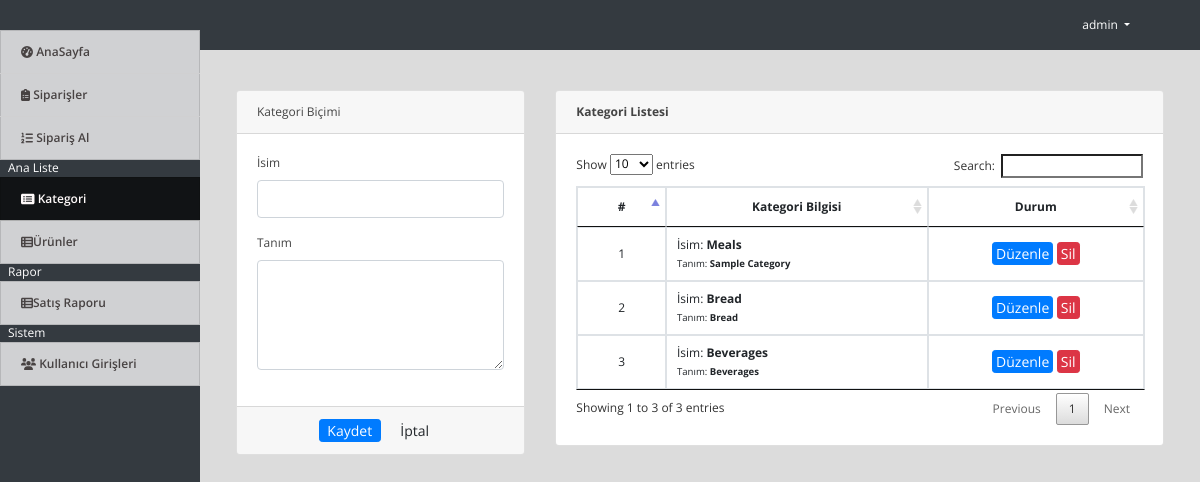
The page /index.php?page=categories (signed in) on the database its author committed.
### tables this page shows
CREATE TABLE `categories` (
  `id` int(30) NOT NULL,
  `name` varchar(200) NOT NULL,
  `description` text NOT NULL
);

### categories.php (the view, shortened to what this page needs)
<?php include('db_connect.php');?>
<div class="container-fluid">
	<div class="col-lg-12">
		<div class="row">
			<div class="col-md-4">
			<form action="" id="manage-category">
				<div class="card">
					<div class="card-header">
						    Kategori Biçimi
				  	</div>
					<div class="card-body">
							<div class="form-group">
								<label class="control-label">İsim</label>
								<input type="text" class="form-control" name="name">
							</div>
							<div class="form-group">
								<label class="control-label">Tanım</label>
								<textarea name="description" id="description" cols="30" rows="4" class="form-control"></textarea>
							</div>
					</div>
					<div class="card-footer">
						<div class="row">
							<div class="col-md-12">
								<button class="btn btn-sm btn-primary col-sm-3 offset-md-3">Kaydet</button>
								<button class="btn btn-sm btn-default col-sm-3" type="button" onclick="$('#manage-category').get(0).reset()"> İptal</button>
							</div>
						</div>
					</div>
				</div>
			</form>
			</div>
			<div class="col-md-8">
				<div class="card">
					<div class="card-header">
						<b>Kategori Listesi</b>
					</div>
					<div class="card-body">
						<table class="table table-bordered table-hover">
							<thead>
								<tr>
									<th class="text-center">#</th>
									<th class="text-center">Kategori Bilgisi</th>
									<th class="text-center">Durum</th>
								</tr>
							</thead>
							<tbody>
								<?php
								$i = 1;
								$category = $conn->query("SELECT * FROM categories order by id asc");
								while($row=$category->fetch_assoc()):
								?>
								<tr>
									<td class="text-center"><?php echo $i++ ?></td>
									<td class="">
										<p>İsim: <b><?php echo $row['name'] ?></b></p>
										<p><small>Tanım: <b><?php echo $row['description'] ?></b></small></p>
									</td>
									<td class="text-center">
										<button class="btn btn-sm btn-primary edit_category" type="button" data-id="<?php echo $row['id'] ?>" data-description="<?php echo $row['description'] ?>" data-name="<?php echo $row['name'] ?>" >Düzenle</button>
										<button class="btn btn-sm btn-danger delete_category" type="button" data-id="<?php echo $row['id'] ?>">Sil</button>
									</td>
								</tr>
								<?php endwhile; ?>
							</tbody>
						</table>
					</div>
				</div>
			</div>
		</div>
	</div>
</div>

### assets/css/style.css (style rules this page uses)
body { font-family: "Open Sans", sans-serif; color: #444444; width: 100%; height: calc(100%); font-size: 12px; }
.btn-sm { padding: .0001rem .2rem; }

### index.php (style rules this page uses)
body { background: #80808045; }

### categories.php (style rules this page uses)
td { vertical-align: middle !important; }
td p { margin:unset; }

### rows shown on the page
categories: name "Meals", description "Sample Category"
categories: name "Bread", description "Bread"
categories: name "Beverages", description "Beverages"

### other values the page prints
$_SESSION['login_name'] "admin"
